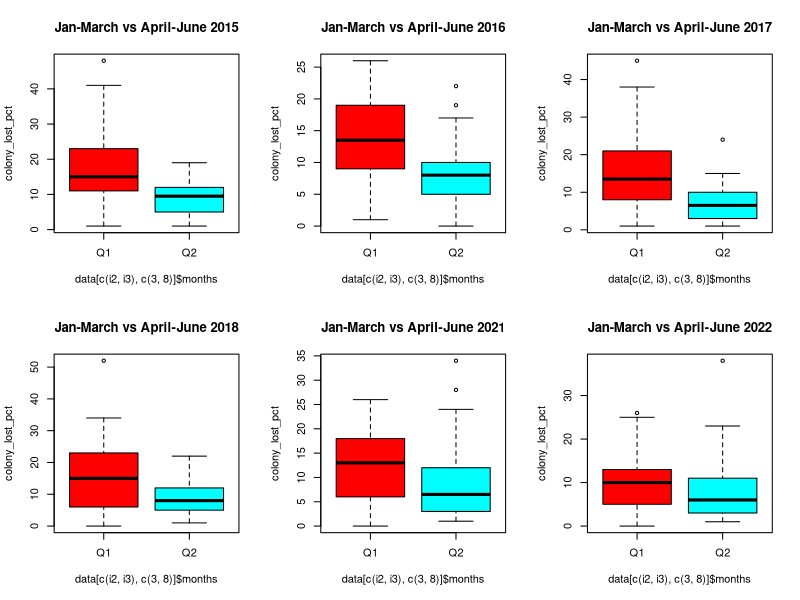

The R script that drew this image: (Note: this script raises an error after producing the figure.)
#understand if the mean loss of colony during summer is significantly different from the one in the winter
#being Y(i_summer)∼iid Y(summer) and Y(i_winter)∼iid Y(winter), we want to test the equality of the two distributions

##  H0:Y(summer)=Y(winter) vs H1:Y(summer)≠Y(winter)
#2015 q1 q2
#2016 q1 q2
#2017
#2018
#2021 q3 q4
#2022 q1 q2
library(progress)
data <- read.csv('final_data_bystate.csv')
n<-dim(data)[1]

p_value <- numeric(6)
x11()
par(mfrow=c(2,3))
year<-c("2015","2016","2017","2018","2021","2022")
for (j in 1:6){
                                                                  
  
i2<-which(data$months=="Q1"&data$year==year[j])
i3<-which(data$months=="Q2"&data$year==year[j])
t1<-data[i2,8]  #summer population in 2015
t2<-data[i3,8]  #winter population in 2015

boxplot(data[c(i2,i3),c(3,8)]$colony_lost_pct ~ data[c(i2,i3),c(3,8)]$months,main=paste('Jan-March vs April-June',year[j]),col=rainbow(2),ylab = "colony_lost_pct") 

#paired population
delta.0 <- 0
diff <- t1-t2
diff.mean <- mean(diff)
diff.cov <- var(diff)

#euclidean distance between the difference in means and the hypothesised value
T20 <- abs(diff.mean-delta.0) 
#Mahalanobis distance, but "forgetting" about the covariance between the values
#T20 <- as.numeric( (diff.mean-delta.0) %*% solve(diag(diag(diff.cov))) %*% (diff.mean-delta.0))

B = 100000
seed = 26111992
n1 <- length(t1)[1]
n2 <- length(t2)[1]
n <- n1+n2
T2 <- numeric(B)
set.seed(seed)
for(perm in 1:B){
  # Random permutation
  # obs: exchanging data within couples means changing the sign of the difference
  signs.perm <- rbinom(n1, 1, 0.5)*2 - 1
  diff_perm <- diff * matrix(signs.perm,nrow=n1,ncol=1,byrow=FALSE)
  diff.mean_perm <- mean(diff_perm)
  T2[perm] <- abs(diff.mean_perm-delta.0)
}
# plotting the permutational distribution under H0
#hist(T2,xlim=range(c(T2,T20)),breaks=100)
#abline(v=T20,col=3,lwd=4)

#plot(ecdf(T2))
#abline(v=T20,col=3,lwd=4)

# p-value
p_value[j] <- sum(T2>=T20)/B
}

#[1] 0.00000 0.00001 0.00000 0.00000 0.02032 0.01439











#p_val=1e-04

i2<-which(df_season$season=="Summer"&df_season$year_revisited=="2016")
i3<-which(df_season$season=="Winter"&df_season$year_revisited=="2016")
t1<-df_season[i2,4]  #summer population in 2016
t2<-df_season[i3,4]

#p_val=0.00661

i2<-which(df_season$season=="Summer"&df_season$year_revisited=="2017")
i3<-which(df_season$season=="Winter"&df_season$year_revisited=="2017")
t1<-df_season[i2,4]  #summer population in 2017
t2<-df_season[i3,4]

#p_val=1e-05

i2<-which(df_season$season=="Summer"&df_season$year_revisited=="2018")
i3<-which(df_season$season=="Winter"&df_season$year_revisited=="2018")
t1<-df_season[i2,4]  #summer population in 2018
t2<-df_season[i3,4]

#p_val=1e-05

i2<-which(df_season$season=="Summer"&df_season$year_revisited=="2019")
i3<-which(df_season$season=="Winter"&df_season$year_revisited=="2019")
t1<-df_season[i2,4]  #summer population in 2019
t2<-df_season[i3,4]

#p_val=0.10453

i2<-which(df_season$season=="Summer"&df_season$year_revisited=="2020")
i3<-which(df_season$season=="Winter"&df_season$year_revisited=="2020")
t1<-df_season[i2,4]  #summer population in 2020
t2<-df_season[i3,4]

#p_val=0.52872

i2<-which(df_season$season=="Summer"&df_season$year_revisited=="2021")
i3<-which(df_season$season=="Winter"&df_season$year_revisited=="2021")
t1<-df_season[i2,4]  #summer population in 2021
t2<-df_season[i3,4]

#p_val=1e-04

i2<-which(df_season$season=="Summer"&df_season$year_revisited=="2022")
i3<-which(df_season$season=="Winter"&df_season$year_revisited=="2022")
t1<-df_season[i2,4]  #summer population in 2022
t2<-df_season[i3,4]

#p_val=0.00229



